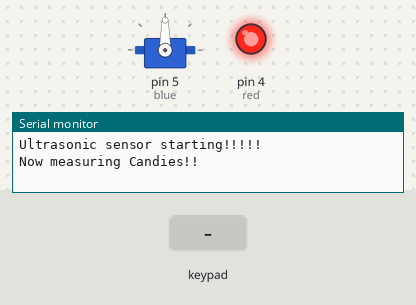
Simulated run of this sketch. Board: Arduino Uno, built with avr-gcc and run on an emulated ATmega328P. Shown: servo, output pins drawn as LEDs (lit = HIGH), the last lines printed to the serial monitor. Inputs (shaded band) come from the test bench. Pins used as bus, display or sensor lines are not drawn.

Above: at 1.8 s.
1.9 s: key '1' pressed
At 2.2 s:
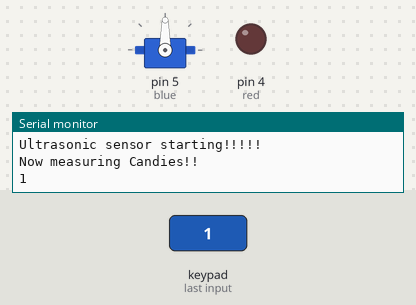
3.4 s: key '2' pressed
At 4.5 s:
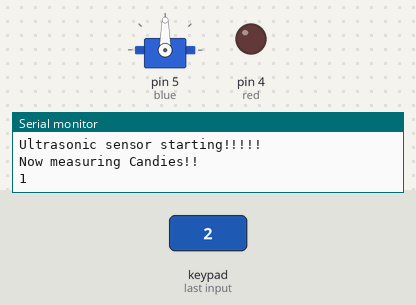
6.4 s: key '3' pressed
At 11.6 s:
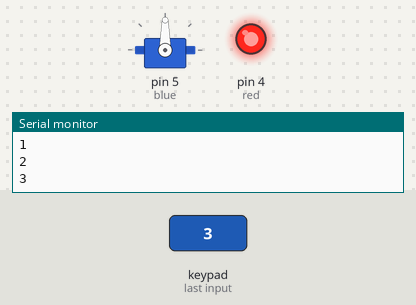
Timing chart, 0 to 13.1 s (numbered marks = the images above; inputs shaded):
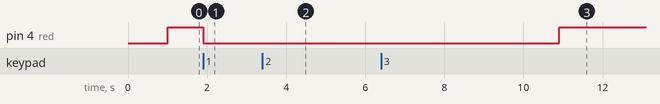

The sketch:

Ultrasound_dispenser_Keypad.ino
```cpp
/* @file CustomKeypad.pde
|| @version 1.0
|| @author Alexander Brevig
|| @contact alexanderbrevig@gmail.com
||
|| @description
|| | Demonstrates changing the keypad size and key values.
|| #
*/
#include <Keypad.h>
#include <Password.h>

const byte ROWS = 4; //four rows
const byte COLS = 4; //four columns
//define the symbols on the buttons of the keypads
char hexaKeys[ROWS][COLS] = {
  {'1','2','3','A'},
  {'4','5','6','B'},
  {'7','8','9','C'},
  {'*','0','#','D'}
};


byte rowPins[ROWS] = {13, 12, 11, 10}; //connect to the row pinouts of the keypad
byte colPins[COLS] = {9, 8, 7, 6}; //connect to the column pinouts of the keypad

//initialize an instance of class NewKeypad
Keypad customKeypad = Keypad( makeKeymap(hexaKeys), rowPins, colPins, ROWS, COLS);

Password password = Password("2580");

void keySetup(){
  Serial.begin(9600);
}

bool keyStatus(){
  char customKey = customKeypad.getKey();

  if (customKey){
    switch (customKey){

      case '#':
        Serial.println("password reset");
        password.reset();
        return false;
        break;

      case '*':
        Serial.println("checking password");

        if (password.evaluate()){
          Serial.println("Success");
          doorOpen();
          return true;
        }else{
          Serial.println("Wrong");
          return false;
        }

        break;

      default:
        password.append(customKey);
        Serial.println(customKey);

    }
  }
}
```

Ultrasound_dispenser_Main.ino
```cpp
int blue = 5;
int green = 0;
int red = 4;

void setup() {
  // put your setup code here, to run once:
 pinMode(blue, OUTPUT);
 pinMode(green, OUTPUT);
 pinMode(red, OUTPUT);
 usSetup();
 servoSetup();

}

void loop() {

  //float distance;
  bool numpad;

  //numpad = keyStatus();//saves keypad status

  while(numpad != true){
    digitalWrite(red, HIGH);
    numpad = keyStatus();//saves keypad status
  }
  digitalWrite(red, LOW);

  if(numpad == true){
    digitalWrite(green, HIGH);
    delay(1000);
    digitalWrite(green, LOW);
    numpad = false;

  } else{
    digitalWrite(red, HIGH);
    delay(1000);
    digitalWrite(red, LOW);;
  }

  //distance = usDistance();//saves ultrasonic distance

  /***************
  // put your main code here, to run repeatedly:
  digitalWrite(blue, HIGH);
  delay(1000);
  digitalWrite(blue, LOW);
  digitalWrite(green, HIGH);
  delay(1000);
  digitalWrite(green, LOW);
  digitalWrite(red, HIGH);
  delay(1000);
  digitalWrite(red, LOW);

 ****/


}
```

Ultrasound_dispenser_Ultrasound.ino
```cpp
/*
 *UltrasonicDemo.pde - Ultrasonic sensor Ranging measure Demo
 *@Author:dragon
 *@DATA:2013-8-7
 *Company website:www.elecfreaks.com
 */
#include <Ultrasonic.h>//includes ultrasonic programming library

int trigpin = 3;//appoint trigger pin
int echopin = 2;//appoint echo pin

Ultrasonic ultrasonic(trigpin,echopin);//creates ultrasonic object

void usSetup()
{
	Serial.begin(9600);//opens serial communication

	Serial.println("Ultrasonic sensor starting!!!!!");//write into serial
  Serial.println("Now measuring Candies!!");
}

float usDistance()
{
	float cmdistance;//creates variable to save distance
	long microsec = ultrasonic.timing();//saves ultrasonic timing between beeps

	Serial.print("microsec: ");
	Serial.print(microsec);//print microsecs on screen

	cmdistance = ultrasonic.CalcDistance(microsec,Ultrasonic::CM);//finds distance in centimeters,
	                                                             // and saves it to variable

	Serial.print(" cmdistance: ");
	Serial.println(cmdistance);//prints distance on screen

	delay(200);

 return cmdistance;//returns cmDistance
}
```

servo_door.ino
```cpp
#include <Servo.h>

Servo myservo;  // create servo object to control a servo
// twelve servo objects can be created on most boards


void servoSetup() {
  myservo.attach(5);  // attaches the servo on pin 9 to the servo object

}

void doorOpen() {
    myservo.write(180);
    delay(1000);
    myservo.write(0);
}
```

Measured:
- after the input at 1.9 s, pin 4 (red): HIGH → LOW at once
- after the input at 3.4 s, pin 4 (red): stays LOW (without the input it goes to HIGH after 1.5 s)
- after the input at 6.4 s, pin 4 (red): LOW → HIGH after 4.5 s instead of 1.5 s
